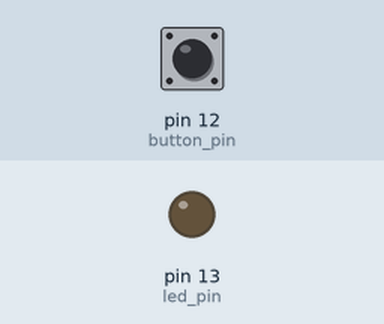
Simulated run of this sketch. Board: Arduino Uno, built with avr-gcc and run on an emulated ATmega328P. Parts: output pins drawn as LEDs (lit = HIGH). The test bench sets the inputs (shaded band); at power-on: pin 12 (button_pin) LOW.

Above: at 1.2 s.
1.3 s: pin 12 (button_pin) pulled HIGH for 0.15 s
At 2.5 s:
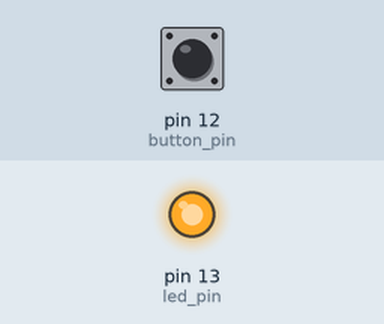
2.9 s: pin 12 (button_pin) pulled HIGH for 1 s
At 3.8 s:
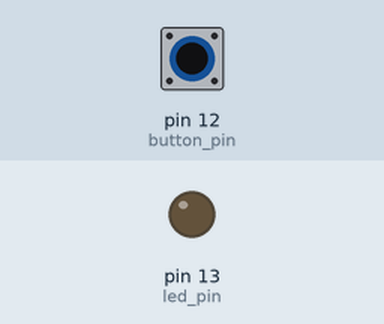
5.4 s: pin 12 (button_pin) pulled HIGH for 3.2 s
At 5.8 s:
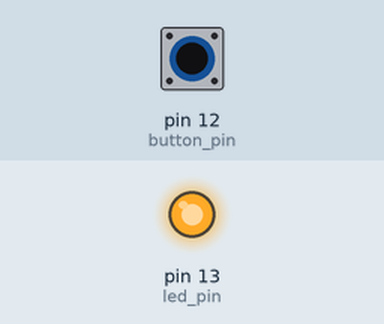
Timing chart, 0 to 8.4 s (numbered marks = the images above; inputs shaded):
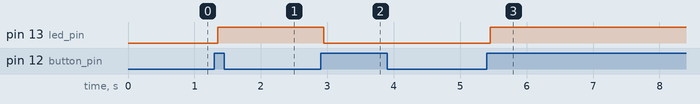

The sketch:

2b_led_on_off_with_debouncing.ino
```cpp
/*
 * 2b_led_on_off_with_debouncing.ino
 *
 * latch an led based on the press of a button (now with added button
 * debouncing)
 *
 * author: prof. alex shenfield
 * date:   2024/11/12
 */

// set pin numbers for button and led
const int button_pin = 12;
const int led_pin    = 13;

// variable for latching the led
int led_state = 0;

// variables for reading and storing the pushbutton status
int curr_button_state = 0;
int last_button_state = 0;

// set up timing variables for the debounce process
unsigned long debounce_time = 0;
unsigned long debounce_delay = 50;

// CODE

// set up code
void setup()
{
  // set pin i/o
  pinMode(led_pin, OUTPUT);
  pinMode(button_pin, INPUT);
}

// main program
void loop()
{
  // read the state of the pushbutton value:
  int button_state = digitalRead(button_pin);

  // check to see if the button was pressed - i.e. the input went from LOW to
  // HIGH - and it was long enough after the last transition to not be due to
  // noise

  // if the button state was changed, we reset the timer
  if (button_state != last_button_state)
  {
    debounce_time = millis();
  }

  // if this was a genuine button push and not noise (measured by the button
  // state having changed for longer than the debounce delay)
  if ((millis() - debounce_time) > debounce_delay)
  {
    // if the button state has changed, update the button state. if it has
    // gone from LOW to HIGH then also toggle the state of the led
    if (button_state != curr_button_state)
    {
      curr_button_state = button_state;
      if (curr_button_state == HIGH)
      {
        led_state = !led_state;
        digitalWrite(led_pin, led_state);

        // this is where we will do whatever else we want to happen after
        // pressing the button!
      }
    }
  }

  // update the button state (right at the end of the loop!)
  last_button_state = button_state;

}
```

Measured:
- after the input at 1.3 s, pin 13 (led_pin): LOW → HIGH after 0.05 s
- after the input at 2.9 s, pin 13 (led_pin): HIGH → LOW after 0.05 s
- after the input at 5.4 s, pin 13 (led_pin): LOW → HIGH after 0.05 s
